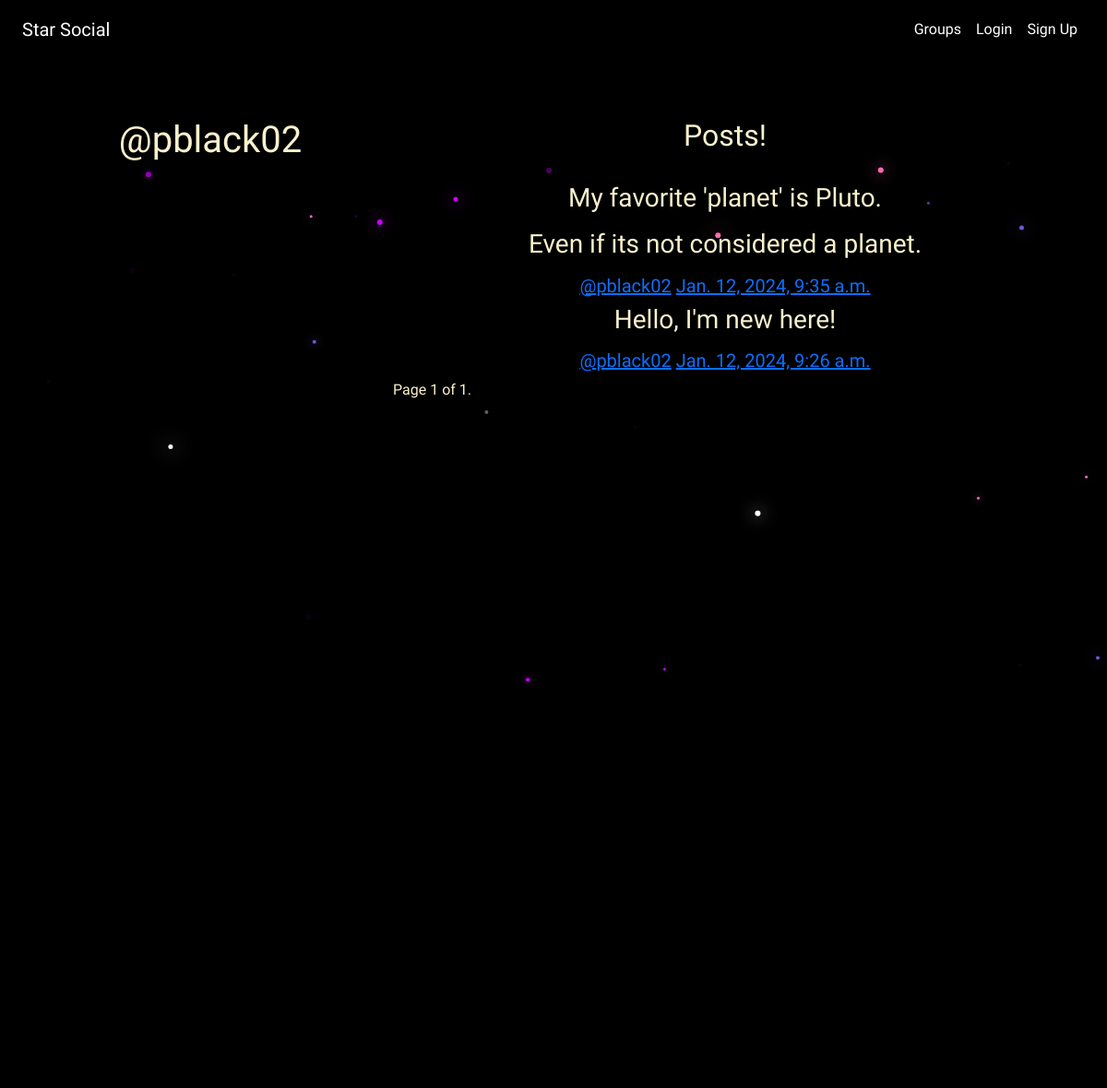
Screenshot of /posts/by/pblack02/ with the database file from the repository.
### posts/models.py (models this page shows, shortened)
class Post(models.Model):
    user = models.ForeignKey(User, related_name='posts', on_delete=models.CASCADE)
    created_at = models.DateTimeField(auto_now_add=True)
    message = models.TextField()
    message_html = models.TextField(editable=False)
    group = models.ForeignKey(Group, related_name='posts', on_delete=models.CASCADE, null=True, blank=True)
    class Meta:
        ordering = ["-created_at"]
        unique_together = ['user', 'message']

### posts/views.py (the view)
# urls.py: path('by/<username>/', views.UserPost.as_view(), name='for_user'),
class UserPost(generic.ListView):
    paginate_by = 3
    model = models.Post
    template_name = 'posts/user_post_list.html'
    def get_queryset(self):
        try:
            self.post_user = User.objects.prefetch_related('posts').get(username__iexact=self.kwargs.get('username'))
        except User.DoesNotExist:
            raise Http404
        else:
            return self.post_user.posts.all()
    def get_context_data(self, **kwargs):
        context = super().get_context_data(**kwargs)
        context['post_user'] = self.post_user
        return context

### posts/templates/posts/user_post_list.html (shortened to what this page needs)
{% extends 'posts/post_base.html' %}
{% block prepost %}
    <div class="col-md-4">
        <h1>@{{post_user.username}}</h1>
    </div>
{% endblock %}
{% block post_content %}
    <div class="col-md-8">
        <h2>Posts!</h2>
        <br>
        {% for post in post_list %}
            {% include 'posts/_post.html' %}
        {% endfor %}
    <div class="pagination justify-content-start">
        <span class="step-links">
            <span class="current">
                Page {{ page_obj.number }} of {{ page_obj.paginator.num_pages }}.
            </span>
        </span>
    </div>
    </div>
{% endblock %}

### posts/templates/posts/_post.html (shortened to what this page needs)
<div class="post media">
    <h3>{{post.message_html|safe}}</h3>
    <div class="media-body">
        <h5 class="media-heading">
        <span class="username">
            <a href="{% url 'posts:for_user' username=post.user.username %}">@{{post.user.username}}</a>
        </span>
        <time class="time">
            <a href="{% url 'posts:single' username=post.user.username pk=post.pk %}">{{post.created_at}}</a>
        </time>
        </h5>
    </div>
</div>

### static/simplesocial/css/master.css (style rules this page uses)
html, body { height: 100%; width: 100%; background: black; color: white; overflow: hidden; margin: 0; font-family: 'Exo 2', sans-serif; }

### rows the page displays
Post: message_html "My favorite 'planet' is Pluto. Even if its not considered a planet.", user.username "pblack02", created_at "Jan. 12, 2024, 9:35 a.m."
Post: message_html "Hello, I'm new here!", user.username "pblack02", created_at "Jan. 12, 2024, 9:26 a.m."

### other values shown
{{ post_user.username }} "pblack02"
{{ page_obj.number }} "1"
{{ page_obj.paginator.num_pages }} "1"
